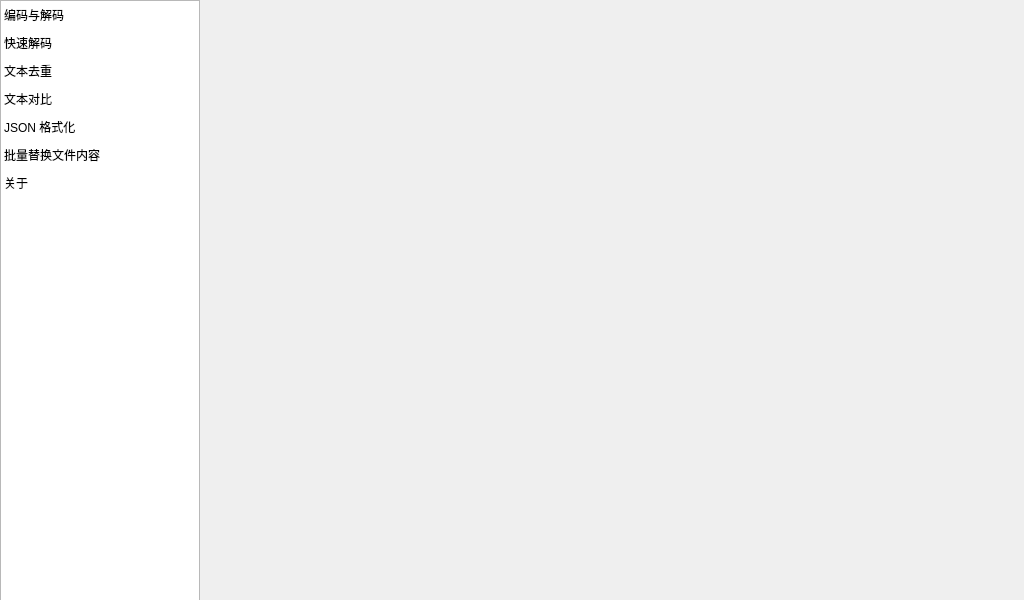
<?xml version="1.0" encoding="UTF-8"?>
<ui version="4.0">
 <class>MainWindow</class>
 <widget class="QMainWindow" name="MainWindow">
  <property name="geometry">
   <rect>
    <x>0</x>
    <y>0</y>
    <width>1024</width>
    <height>600</height>
   </rect>
  </property>
  <property name="sizePolicy">
   <sizepolicy hsizetype="Expanding" vsizetype="Expanding">
    <horstretch>0</horstretch>
    <verstretch>0</verstretch>
   </sizepolicy>
  </property>
  <property name="minimumSize">
   <size>
    <width>1024</width>
    <height>600</height>
   </size>
  </property>
  <property name="maximumSize">
   <size>
    <width>10240</width>
    <height>6000</height>
   </size>
  </property>
  <property name="windowTitle">
   <string>monkeyString - 吗喽字符串工具 - Scorcsoft☁️</string>
  </property>
  <property name="styleSheet">
   <string notr="true"/>
  </property>
  <widget class="QWidget" name="centralwidget">
   <property name="sizePolicy">
    <sizepolicy hsizetype="Expanding" vsizetype="Expanding">
     <horstretch>0</horstretch>
     <verstretch>0</verstretch>
    </sizepolicy>
   </property>
   <property name="minimumSize">
    <size>
     <width>1024</width>
     <height>600</height>
    </size>
   </property>
   <property name="maximumSize">
    <size>
     <width>10240</width>
     <height>6000</height>
    </size>
   </property>
   <widget class="QWidget" name="verticalLayoutWidget">
    <property name="geometry">
     <rect>
      <x>0</x>
      <y>0</y>
      <width>202</width>
      <height>602</height>
     </rect>
    </property>
    <layout class="QVBoxLayout" name="verticalLayout">
     <property name="spacing">
      <number>0</number>
     </property>
     <property name="sizeConstraint">
      <enum>QLayout::SetNoConstraint</enum>
     </property>
     <property name="leftMargin">
      <number>0</number>
     </property>
     <item>
      <widget class="QListWidget" name="Main_Window_Left_Menu_QListWidget">
       <property name="sizePolicy">
        <sizepolicy hsizetype="Fixed" vsizetype="Expanding">
         <horstretch>0</horstretch>
         <verstretch>0</verstretch>
        </sizepolicy>
       </property>
       <property name="minimumSize">
        <size>
         <width>200</width>
         <height>600</height>
        </size>
       </property>
       <property name="maximumSize">
        <size>
         <width>200</width>
         <height>16777215</height>
        </size>
       </property>
       <property name="styleSheet">
        <string notr="true">QListWidget::item {padding: 5px;}</string>
       </property>
       <property name="locale">
        <locale language="Chinese" country="China"/>
       </property>
       <property name="lineWidth">
        <number>1</number>
       </property>
       <property name="iconSize">
        <size>
         <width>20</width>
         <height>20</height>
        </size>
       </property>
       <item>
        <property name="text">
         <string>编码与解码</string>
        </property>
       </item>
       <item>
        <property name="text">
         <string>快速解码</string>
        </property>
       </item>
       <item>
        <property name="text">
         <string>文本去重</string>
        </property>
       </item>
       <item>
        <property name="text">
         <string>文本对比</string>
        </property>
       </item>
       <item>
        <property name="text">
         <string>JSON 格式化</string>
        </property>
       </item>
       <item>
        <property name="text">
         <string>批量替换文件内容</string>
        </property>
       </item>
       <item>
        <property name="text">
         <string>关于</string>
        </property>
       </item>
      </widget>
     </item>
    </layout>
   </widget>
   <widget class="QStackedWidget" name="Function_Main_Area">
    <property name="geometry">
     <rect>
      <x>212</x>
      <y>0</y>
      <width>800</width>
      <height>600</height>
     </rect>
    </property>
    <property name="sizePolicy">
     <sizepolicy hsizetype="Expanding" vsizetype="Expanding">
      <horstretch>0</horstretch>
      <verstretch>0</verstretch>
     </sizepolicy>
    </property>
    <property name="minimumSize">
     <size>
      <width>800</width>
      <height>600</height>
     </size>
    </property>
    <property name="maximumSize">
     <size>
      <width>8000</width>
      <height>6000</height>
     </size>
    </property>
    <property name="currentIndex">
     <number>-1</number>
    </property>
   </widget>
  </widget>
 </widget>
 <resources/>
 <connections>
  <connection>
   <sender>Main_Window_Left_Menu_QListWidget</sender>
   <signal>currentRowChanged(int)</signal>
   <receiver>Function_Main_Area</receiver>
   <slot>setCurrentIndex(int)</slot>
   <hints>
    <hint type="sourcelabel">
     <x>100</x>
     <y>300</y>
    </hint>
    <hint type="destinationlabel">
     <x>611</x>
     <y>299</y>
    </hint>
   </hints>
  </connection>
 </connections>
</ui>
